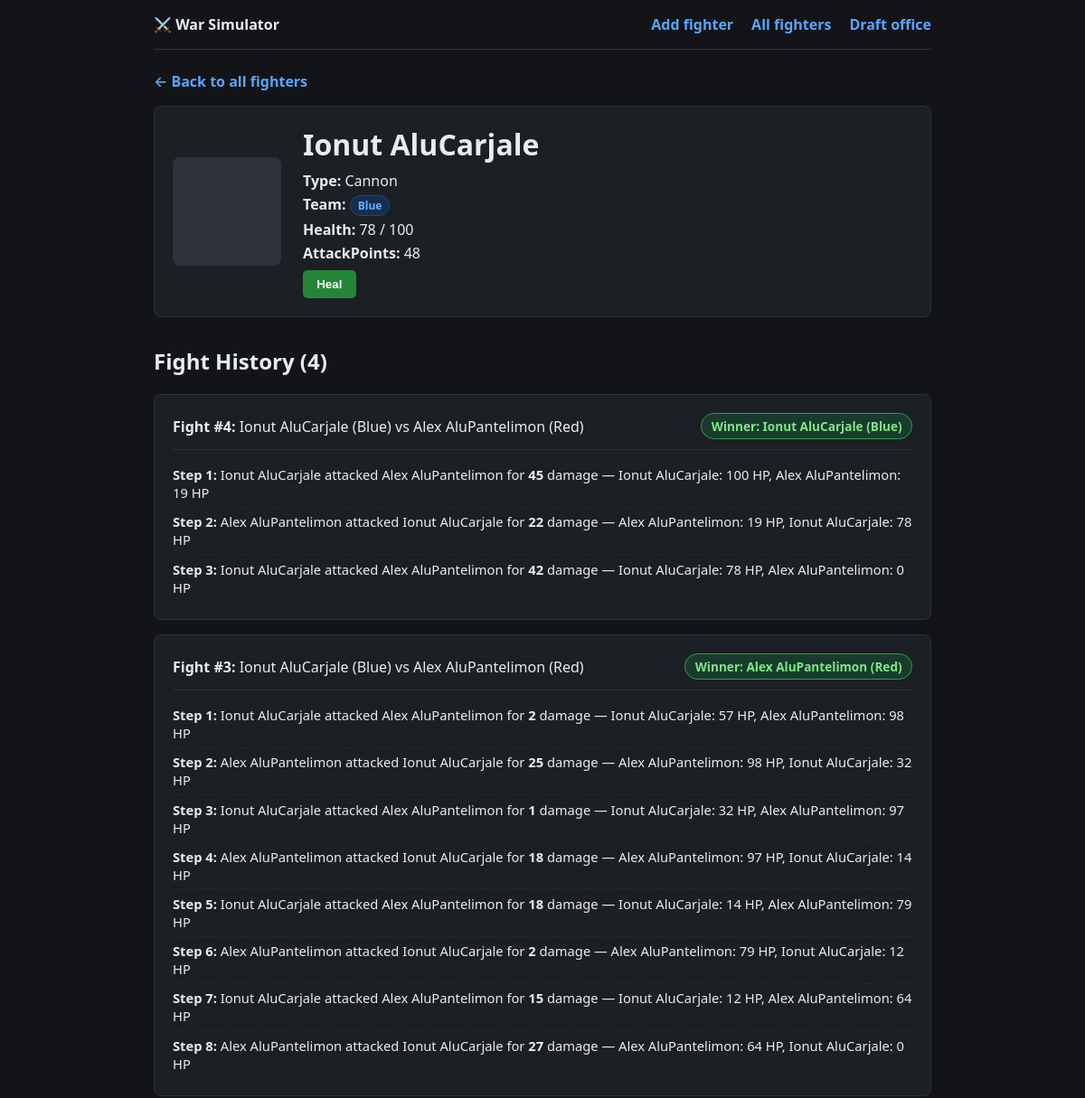
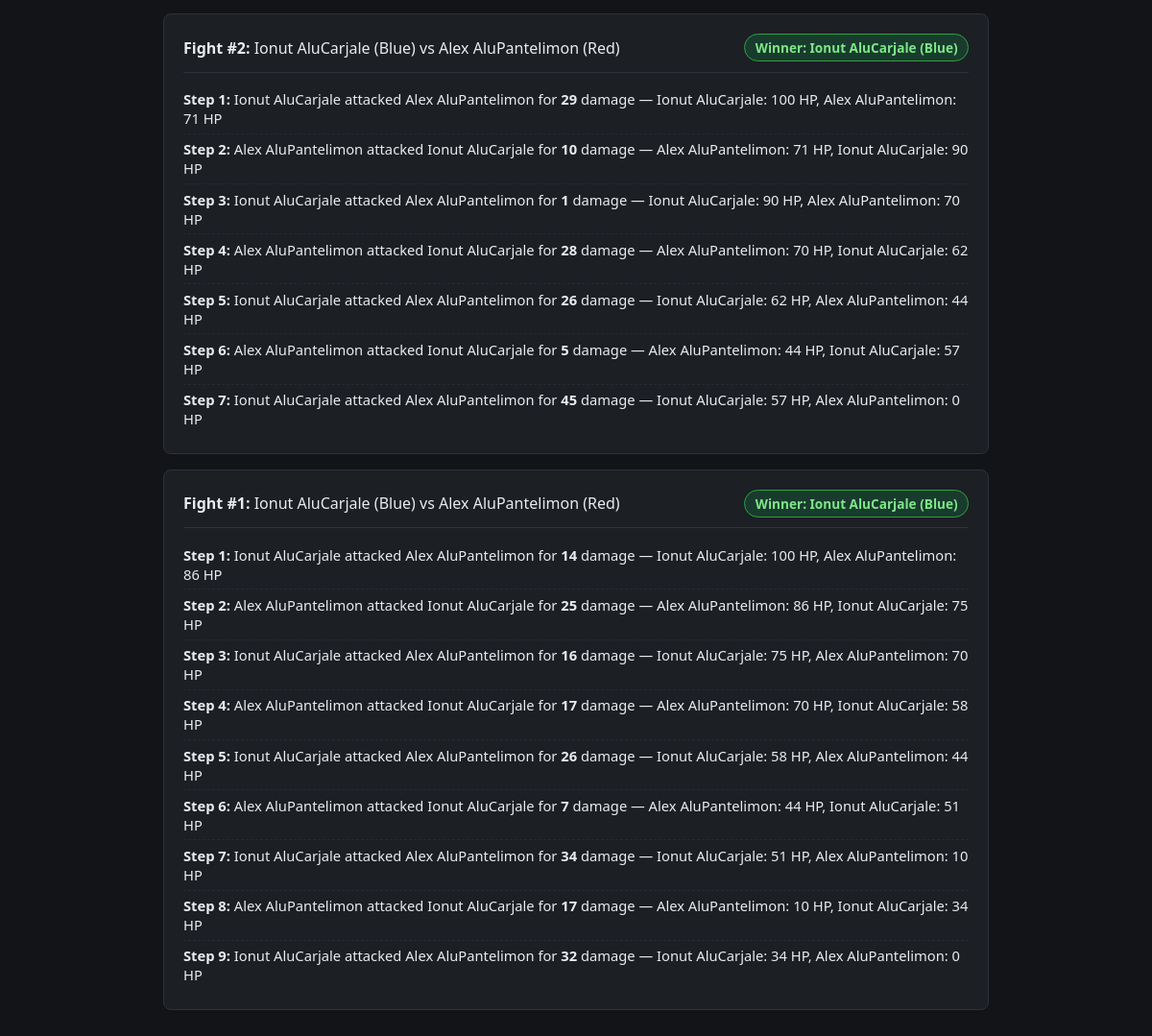
Page /unit/1/ on the committed database (2 pictures, top to bottom).
### simulator/models.py (models this page shows, shortened)
class Unit(models.Model):
    MAX_HEALTH = 100
    class UnitType(models.TextChoices):
        INFANTRY = 'Infantry', 'Infantry'
        CANNON = 'Cannon', 'Cannon'
        CAVALRY = 'Cavalry', 'Cavalry'
        KNIGHT = 'Knight', 'Knight'
    class Team(models.TextChoices):
        BLUE = 'Blue', 'Blue'
        RED = 'Red', 'Red'
    name = models.CharField(max_length=100, verbose_name='Name')
    type = models.CharField(max_length=20, choices=UnitType.choices, verbose_name='Type')
    team = models.CharField(max_length=10, choices=Team.choices, default=Team.BLUE, verbose_name='Team')
    health = models.IntegerField(
        default=MAX_HEALTH,
        validators=[MinValueValidator(0), MaxValueValidator(MAX_HEALTH)],
        verbose_name='Health',
    )
    attack_points = models.IntegerField(
        validators=[MinValueValidator(0), MaxValueValidator(50)],
        verbose_name='AttackPoints',
    )
    profile_image_link = models.URLField(max_length=500, blank=True, verbose_name='ProfileImageLink')
    @property
    def is_injured(self):
        return self.health < self.MAX_HEALTH

class Fight(models.Model):
    fighter1 = models.ForeignKey(Unit, on_delete=models.CASCADE, related_name='fights_as_fighter1')
    fighter2 = models.ForeignKey(Unit, on_delete=models.CASCADE, related_name='fights_as_fighter2')
    winner = models.ForeignKey(
        Unit, on_delete=models.SET_NULL, null=True, blank=True, related_name='fights_won',
    )
    created_at = models.DateTimeField(auto_now_add=True)

class FightStep(models.Model):
    fight = models.ForeignKey(Fight, on_delete=models.CASCADE, related_name='steps')
    step_number = models.PositiveIntegerField()
    attacker = models.ForeignKey(Unit, on_delete=models.CASCADE, related_name='attack_steps')
    defender = models.ForeignKey(Unit, on_delete=models.CASCADE, related_name='defense_steps')
    attack_points = models.IntegerField()
    attacker_health = models.IntegerField()
    defender_health = models.IntegerField()
    class Meta:
        ordering = ['step_number']

### simulator/views.py (the view)
# urls.py: path('unit/<int:unit_id>/', views.unit_detail_view, name='unit_detail'),
def unit_detail_view(request, unit_id):
    unit = get_object_or_404(Unit, pk=unit_id)
    fights = (
        Fight.objects.filter(Q(fighter1=unit) | Q(fighter2=unit))
        .select_related('fighter1', 'fighter2', 'winner')
        .prefetch_related('steps__attacker', 'steps__defender')
        .order_by('-created_at', '-id')
    )
    return render(request, 'simulator/unit_detail.html', {'unit': unit, 'fights': fights})

### templates/simulator/unit_detail.html (shortened to what this page needs)
{% extends 'simulator/base.html' %}
{% block content %}
    <a class="btn-link" href="{% url 'unit_list' %}">&larr; Back to all fighters</a>
    <div class="box detail-card" style="margin-top:1rem;">
        {% if unit.profile_image_link %}
            <img class="detail-avatar" src="{{ unit.profile_image_link }}" alt="{{ unit.name }}"
                 onerror="this.style.visibility='hidden'">
        {% else %}
            <div class="detail-avatar"></div>
        {% endif %}
        <div>
            <h1 style="margin:0 0 .5rem;">{{ unit.name }}</h1>
            <p><strong>Type:</strong> {{ unit.type }}</p>
            <p><strong>Team:</strong> <span class="badge badge-{{ unit.team }}" style="margin:0;">{{ unit.team }}</span></p>
            <p><strong>Health:</strong> {{ unit.health }} / {{ unit.MAX_HEALTH }}</p>
            <p><strong>AttackPoints:</strong> {{ unit.attack_points }}</p>
            {% if unit.is_injured %}
                <form method="post" action="{% url 'unit_heal' unit.id %}" style="margin-top:.5rem;">
                    <button type="submit" class="btn btn-green">Heal</button>
                </form>
            {% endif %}
        </div>
    </div>
    <h2 style="margin-top:2rem;">Fight History ({{ fights|length }})</h2>
    {% for fight in fights %}
        <div class="box">
            <div class="fight-header">
                <div>
                    <strong>Fight #{{ fight.id }}:</strong>
                    {{ fight.fighter1.name }} ({{ fight.fighter1.team }}) vs
                    {{ fight.fighter2.name }} ({{ fight.fighter2.team }})
                </div>
                <span class="winner-pill">
                    Winner: {% if fight.winner %}{{ fight.winner.name }} ({{ fight.winner.team }}){% else %}—{% endif %}
                </span>
            </div>
            <ul class="step-list">
                {% for step in fight.steps.all %}
                    <li>
                        <strong>Step {{ step.step_number }}:</strong>
                        {{ step.attacker.name }} attacked {{ step.defender.name }} for
                        <strong>{{ step.attack_points }}</strong> damage —
                        {{ step.attacker.name }}: {{ step.attacker_health }} HP,
                        {{ step.defender.name }}: {{ step.defender_health }} HP
                    </li>
                {% endfor %}
            </ul>
        </div>
    {% empty %}
        <p class="muted">This fighter has not participated in any fights yet.</p>
    {% endfor %}
{% endblock %}

### templates/simulator/base.html (shortened to what this page needs)
<!DOCTYPE html>
<html lang="en">
<head>
</head>
<body>
    <nav>
        <span class="brand">⚔️ War Simulator</span>
        <a href="{% url 'unit_create' %}">Add fighter</a>
        <a href="{% url 'unit_list' %}">All fighters</a>
        <a href="{% url 'people' %}">Draft office</a>
    </nav>
    {% block content %}{% endblock %}
</body>
</html>

### rows in the picture
Unit: name "Ionut AluCarjale", type "Cannon", team "Blue", health "78", MAX_HEALTH "100", attack_points "48"
Fight: id "4", fighter1.name "Ionut AluCarjale", fighter1.team "Blue", fighter2.name "Alex AluPantelimon", fighter2.team "Red", winner.name "Ionut AluCarjale", winner.team "Blue"
FightStep: step_number "1", attacker.name "Ionut AluCarjale", defender.name "Alex AluPantelimon", attack_points "45", attacker_health "100", defender_health "19"
FightStep: step_number "2", attacker.name "Alex AluPantelimon", defender.name "Ionut AluCarjale", attack_points "22", attacker_health "19", defender_health "78"
FightStep: step_number "3", attacker.name "Ionut AluCarjale", defender.name "Alex AluPantelimon", attack_points "42", attacker_health "78", defender_health "0"
Fight: id "3", fighter1.name "Ionut AluCarjale", fighter1.team "Blue", fighter2.name "Alex AluPantelimon", fighter2.team "Red", winner.name "Alex AluPantelimon", winner.team "Red"
FightStep: step_number "1", attacker.name "Ionut AluCarjale", defender.name "Alex AluPantelimon", attack_points "2", attacker_health "57", defender_health "98"
FightStep: step_number "2", attacker.name "Alex AluPantelimon", defender.name "Ionut AluCarjale", attack_points "25", attacker_health "98", defender_health "32"
FightStep: step_number "3", attacker.name "Ionut AluCarjale", defender.name "Alex AluPantelimon", attack_points "1", attacker_health "32", defender_health "97"
FightStep: step_number "4", attacker.name "Alex AluPantelimon", defender.name "Ionut AluCarjale", attack_points "18", attacker_health "97", defender_health "14"
FightStep: step_number "5", attacker.name "Ionut AluCarjale", defender.name "Alex AluPantelimon", attack_points "18", attacker_health "14", defender_health "79"
FightStep: step_number "6", attacker.name "Alex AluPantelimon", defender.name "Ionut AluCarjale", attack_points "2", attacker_health "79", defender_health "12"
FightStep: step_number "7", attacker.name "Ionut AluCarjale", defender.name "Alex AluPantelimon", attack_points "15", attacker_health "12", defender_health "64"
FightStep: step_number "8", attacker.name "Alex AluPantelimon", defender.name "Ionut AluCarjale", attack_points "27", attacker_health "64", defender_health "0"
Fight: id "2", fighter1.name "Ionut AluCarjale", fighter1.team "Blue", fighter2.name "Alex AluPantelimon", fighter2.team "Red", winner.name "Ionut AluCarjale", winner.team "Blue"
FightStep: step_number "1", attacker.name "Ionut AluCarjale", defender.name "Alex AluPantelimon", attack_points "29", attacker_health "100", defender_health "71"
FightStep: step_number "2", attacker.name "Alex AluPantelimon", defender.name "Ionut AluCarjale", attack_points "10", attacker_health "71", defender_health "90"
FightStep: step_number "3", attacker.name "Ionut AluCarjale", defender.name "Alex AluPantelimon", attack_points "1", attacker_health "90", defender_health "70"
FightStep: step_number "4", attacker.name "Alex AluPantelimon", defender.name "Ionut AluCarjale", attack_points "28", attacker_health "70", defender_health "62"
FightStep: step_number "5", attacker.name "Ionut AluCarjale", defender.name "Alex AluPantelimon", attack_points "26", attacker_health "62", defender_health "44"
FightStep: step_number "6", attacker.name "Alex AluPantelimon", defender.name "Ionut AluCarjale", attack_points "5", attacker_health "44", defender_health "57"
FightStep: step_number "7", attacker.name "Ionut AluCarjale", defender.name "Alex AluPantelimon", attack_points "45", attacker_health "57", defender_health "0"
Fight: id "1", fighter1.name "Ionut AluCarjale", fighter1.team "Blue", fighter2.name "Alex AluPantelimon", fighter2.team "Red", winner.name "Ionut AluCarjale", winner.team "Blue"
FightStep: step_number "1", attacker.name "Ionut AluCarjale", defender.name "Alex AluPantelimon", attack_points "14", attacker_health "100", defender_health "86"
FightStep: step_number "2", attacker.name "Alex AluPantelimon", defender.name "Ionut AluCarjale", attack_points "25", attacker_health "86", defender_health "75"
FightStep: step_number "3", attacker.name "Ionut AluCarjale", defender.name "Alex AluPantelimon", attack_points "16", attacker_health "75", defender_health "70"
FightStep: step_number "4", attacker.name "Alex AluPantelimon", defender.name "Ionut AluCarjale", attack_points "17", attacker_health "70", defender_health "58"
FightStep: step_number "5", attacker.name "Ionut AluCarjale", defender.name "Alex AluPantelimon", attack_points "26", attacker_health "58", defender_health "44"
FightStep: step_number "6", attacker.name "Alex AluPantelimon", defender.name "Ionut AluCarjale", attack_points "7", attacker_health "44", defender_health "51"
FightStep: step_number "7", attacker.name "Ionut AluCarjale", defender.name "Alex AluPantelimon", attack_points "34", attacker_health "51", defender_health "10"
FightStep: step_number "8", attacker.name "Alex AluPantelimon", defender.name "Ionut AluCarjale", attack_points "17", attacker_health "10", defender_health "34"
FightStep: step_number "9", attacker.name "Ionut AluCarjale", defender.name "Alex AluPantelimon", attack_points "32", attacker_health "34", defender_health "0"

### other values in the picture
{{ fights|length }} "4"
